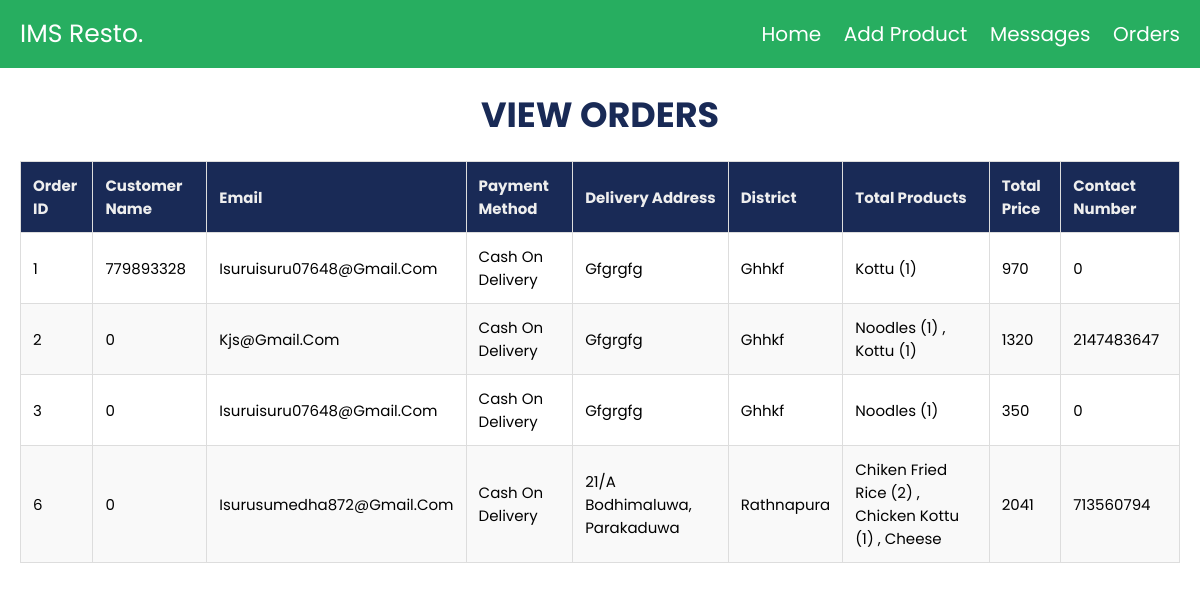
The page /resturent/vieworders.php on the database its author committed.
### tables this page shows
CREATE TABLE `order` (
  `name` int(20) NOT NULL,
  `email` varchar(50) NOT NULL,
  `method` varchar(20) NOT NULL,
  `address` varchar(50) NOT NULL,
  `district` text NOT NULL,
  `total_product` varchar(50) NOT NULL,
  `total_price` varchar(50) NOT NULL,
  `id` int(11) NOT NULL,
  `number` int(20) NOT NULL
);

### resturent/vieworders.php (the view, shortened to what this page needs)
<?php
@include 'config.php';
$select_orders = mysqli_query($conn, "SELECT * FROM `order`");
$orders = [];
if(mysqli_num_rows($select_orders) > 0){
    while($row = mysqli_fetch_assoc($select_orders)){
        $orders[] = $row;
    }
}
?>
<!DOCTYPE html>
<html lang="en">
<head>
    <link rel="stylesheet" href="https://cdnjs.cloudflare.com/ajax/libs/font-awesome/6.0.0/css/all.min.css">
    <link rel="stylesheet" href="css/style.css">
    <header class="header">
        <div class="flex">
            <a href="#" class="logo">IMS resto.</a>
            <nav class="navbar">
                <a href="dashbord.php">home</a>
                <a href="admin.php">add product</a>
                <a href="viewmessage.php">messages</a>
                <a href="vieworders.php">orders</a>
            </nav>
        </div>
    </header>
</head>
<body>
<section class="messages-container">
    <h1 class="heading">View Orders</h1>
    <table class="orders-table">
        <thead>
            <tr>
                <th>Order ID</th>
                <th>Customer Name</th>
                <th>Email</th>
                <th>Payment Method</th>
                <th>Delivery Address</th>
                <th>District</th>
                <th>Total Products</th>
                <th>Total Price</th>
                <th>Contact Number</th>
            </tr>
        </thead>
        <tbody>
            <?php foreach($orders as $order): ?>
            <tr>
                <td><?php echo $order['id']; ?></td>
                <td><?php echo $order['name']; ?></td>
                <td><?php echo $order['email']; ?></td>
                <td><?php echo $order['method']; ?></td>
                <td><?php echo $order['address']; ?></td>
                <td><?php echo $order['district']; ?></td>
                <td><?php echo $order['total_product']; ?></td>
                <td><?php echo $order['total_price']; ?></td>
                <td><?php echo $order['number']; ?></td>
            </tr>
            <?php endforeach; ?>
        </tbody>
    </table>
</section>
</body>
</html>

### resturent/css/style.css (style rules this page uses)
:root { --blue:#2980b9; --red:tomato; --orange:orange; --black:#192a56; --white:#fff; --bg-color:#eee; --dark-bg:rgba(0,0,0,.7); --box-shadow:0 .5rem 1.5rem rgba(0,0,0,.1); --border:.1rem solid #999; --green:#27ae60; --light-color:#666; }
* { font-family: 'Poppins', sans-serif; margin:0; padding:0; box-sizing: border-box; outline: none; border:none; text-decoration: none; text-transform: capitalize; }
html { font-size: 62.5%; overflow-x: hidden; }
section { padding:2rem; }
.heading { text-align: center; font-size: 3.5rem; text-transform: uppercase; color:var(--black); margin-bottom: 2rem; }
.header { background-color: var(--green); position: sticky; top:0; left:0; z-index: 1000; }
.flex { display: flex; align-items: center; padding:1.5rem 2rem; max-width: 1200px; margin:0 auto; }
.flex .logo { margin-right: auto; font-size: 2.5rem; color:var(--white); }
.flex .navbar a { margin-left: 2rem; font-size: 2rem; color:var(--white); }
.orders-table { width: 100%; border-collapse: collapse; margin-top: 20px; }
.orders-table th, .orders-table td { padding: 12px; border: 1px solid #ddd; text-align: left; font-size: 15px; }
.orders-table th { background-color: var(--black); color: var(--bg-color); }
.orders-table tr:nth-child(even) { background-color: #f9f9f9; }

### rows shown on the page
order: id "1", name "779893328", email "Isuruisuru07648@gmail.com", method "Cash On Delivery", address "Gfgrgfg", district "Ghhkf", total_product "Kottu (1)", total_price "970", number "0"
order: id "2", name "0", email "Kjs@gmail.com", method "Cash On Delivery", address "Gfgrgfg", district "Ghhkf", total_product "Noodles (1) , Kottu (1)", total_price "1320", number "2147483647"
order: id "3", name "0", email "Isuruisuru07648@gmail.com", method "Cash On Delivery", address "Gfgrgfg", district "Ghhkf", total_product "Noodles (1)", total_price "350", number "0"
order: id "6", name "0", email "Isurusumedha872@gmail.com", method "Cash On Delivery", address "21/A Bodhimaluwa, Parakaduwa", district "Rathnapura", total_product "Chiken Fried Rice (2) , Chicken Kottu (1) , Cheese", total_price "2041", number "713560794"
